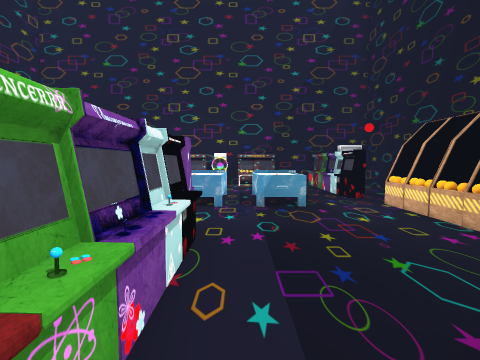
view 1 (above)

24 first-person views from a walk through a level from a Godot 3-D game. The camera is 1.4 m above the floor, tilts 4° down and sees 85° across. The floor is counted in squares, 1 m on a side. Each view is taken from the middle of a square. On the plan, view 1 faces up. The plan holds only what a view shows up to about 13 squares ahead; the rest is blank. The place goes on beyond the plan. Characters and animated objects are not drawn. Some surface patterns are stand-ins.

view 2
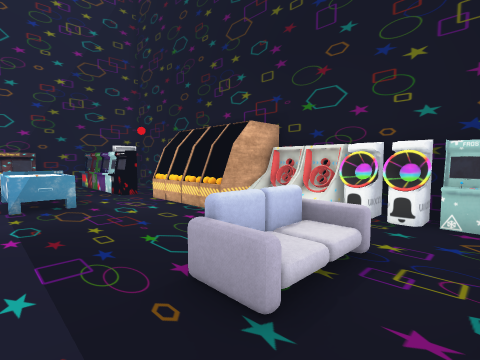

view 3
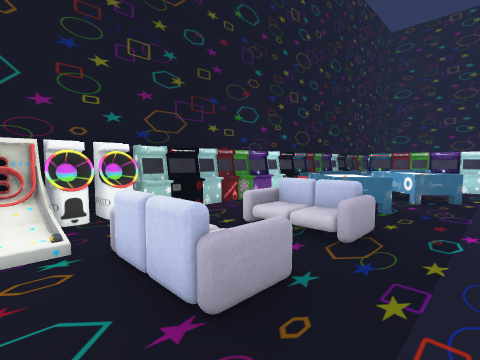

view 4
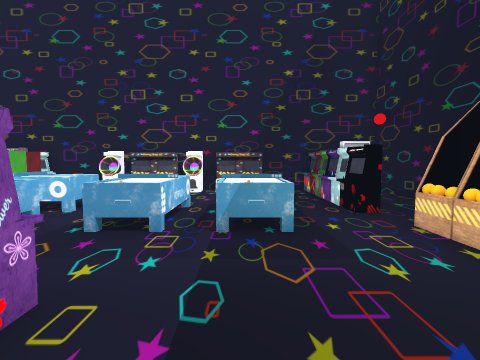

view 5
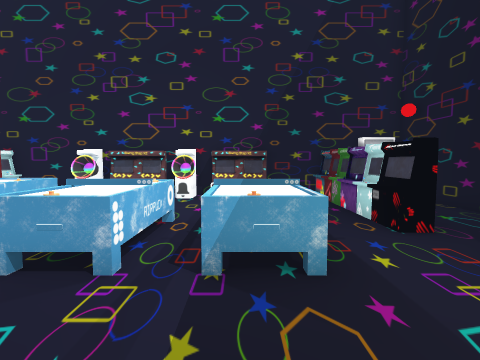

view 6
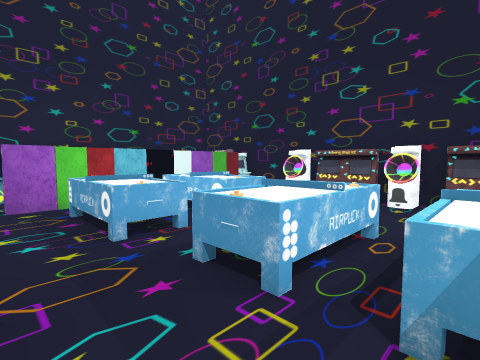

view 7
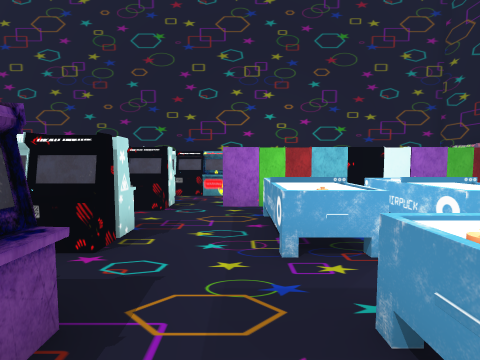

view 8
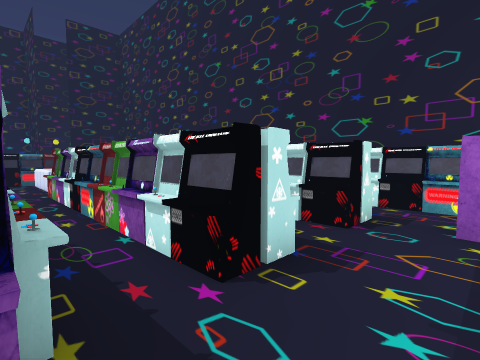

view 9
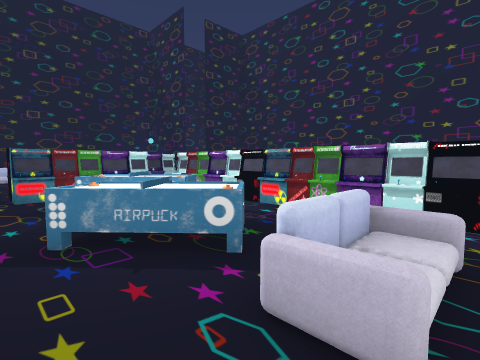

view 10
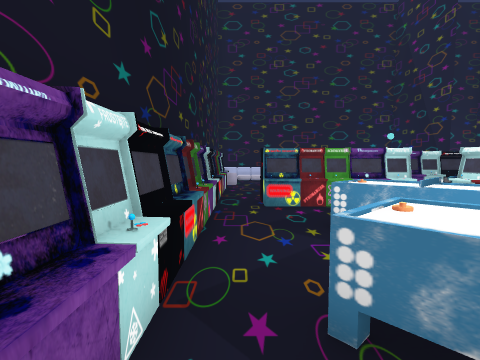

view 11
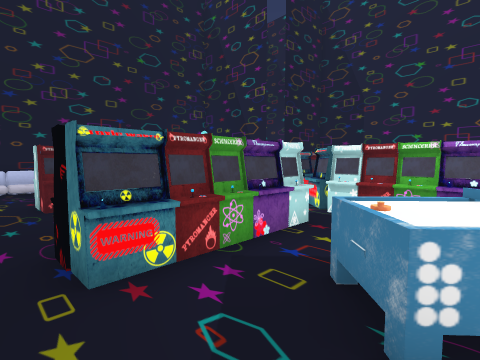

view 12
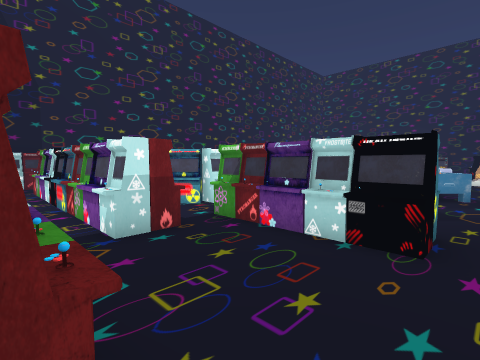

view 13
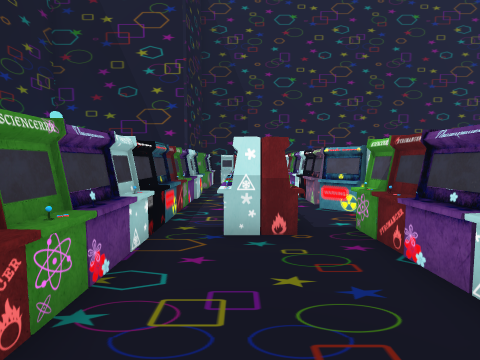

view 14
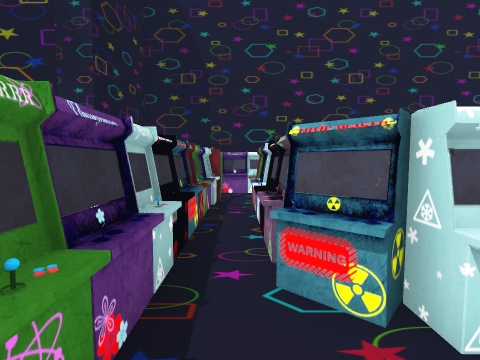

view 15
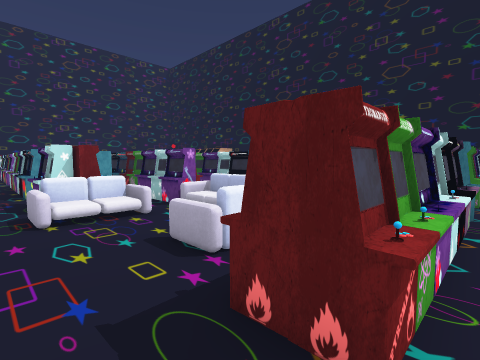

view 16
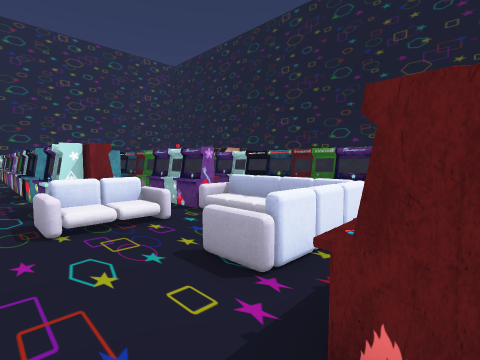

view 17
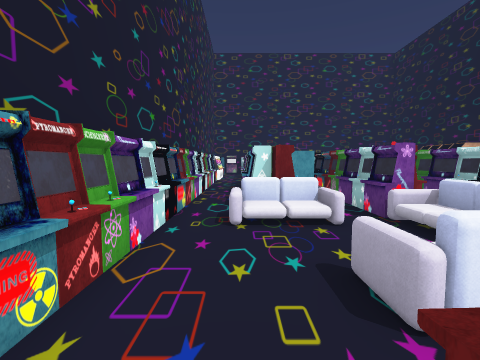

view 18
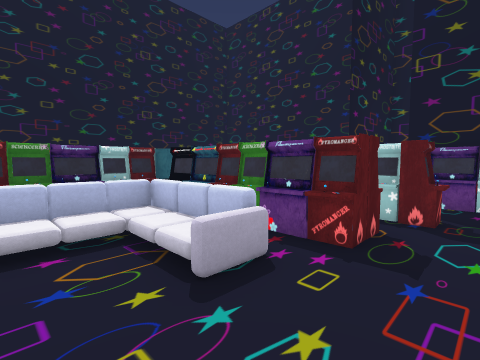

view 19
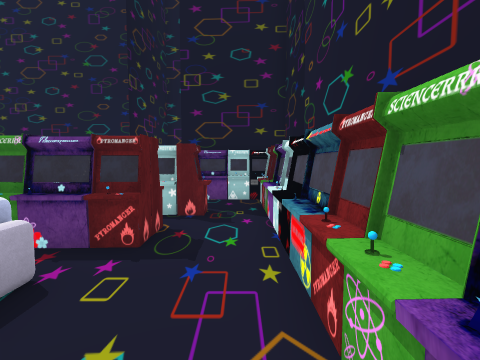

view 20
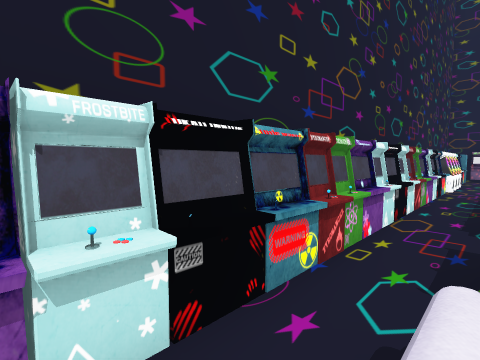

view 21
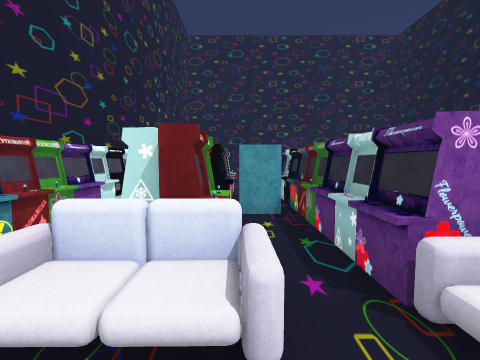

view 22
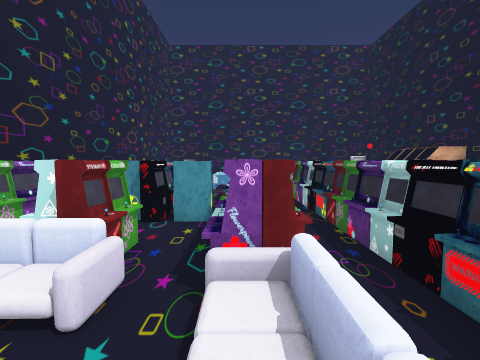

view 23
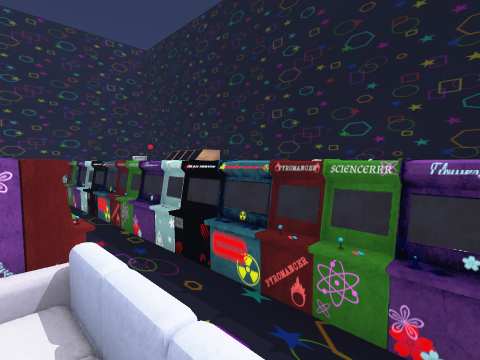

view 24
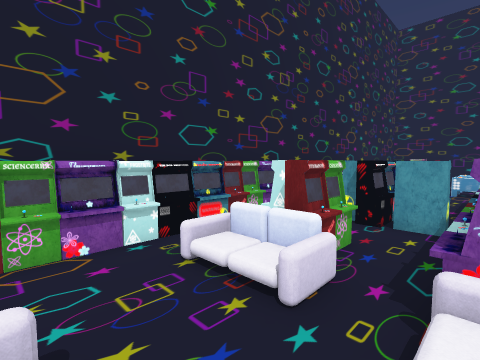

### Floor plan
Key: @ floor where view 1 was taken; # wall or solid block; . main floor; : floor 0.5 m higher than the main floor; / step, stairs or slope; = window, fence, low wall or low ledge; ^ raised ledge; v drop or lower ground; S sofa; O other object.
Columns run from 11 left of view 1 to 8 right of it. Each row starts with its distance up from view 1.
 16   ######    #######
 15    #  ########.##  #
 14    #      ..  .## .#
 13    #      ..  .## .#
 12    # ^^^  ..  .##..#
 11    #^^^^ ^^.^ .##..
 10    # ....^^.^^....
  9    # ^^^.^^.^^...
  8 #. #^^^^.^^.^^..OOOO
  7 #.^#............OOOO
  6 #...............OOOO
  5 #.##..##.##.....OOOO
  4 #.^#.. #.##..... /^
  3 #.^#=. #.##.....//^v
  2 #.##=.##.##..SS./=##
  1 #.^#=.##.##..SOO..##
  0 #.^#=.##.##@...S..#
 -1 #.^#==##.##.......#
 -2 #.######.##..SSS..#
 -3 #.....##.##.......#
 -4 #.^#..##.##...^...#
 -5 #.^#=.##.##..^^^..#
 -6 #. SS.#..##...^^^.#
 -7 #.SOS./S.##..=.^..#
 -8 #.....:S.##.^^^...#
 -9 #.....:S.## .^^^..#
-10 #...//:S ## ..^...#
-11 #...SSSS ## ......#
-12 #..^#######.#####.#
-13 #..########.#####.#
-14 #.................#
-15 #.##########^.....#
-16 #..##########.....#
-17 #.................#
-18 ===^ ###^^^^^^###.

Where each view was taken, in squares from view 1:
view 1: 0 up, 0 right, facing up
view 2: 1 down, 0 right, facing up-right
view 3: 3 up, 0 right, facing down-right
view 4: 3 up, 1 right, facing up
view 5: 5 up, 1 right, facing up
view 6: 6 up, 1 right, facing up-left
view 7: 7 up, 0 right, facing left
view 8: 7 up, 2 left, facing down-left
view 9: 1 down, 6 right, facing down-left
view 10: 4 down, 6 right, facing down
view 11: 9 down, 6 right, facing down-left
view 12: 18 down, 6 right, facing up-left
view 13: 16 down, 6 right, facing left
view 14: 14 down, 1 right, facing left
view 15: 14 down, 10 left, facing up-right
view 16: 13 down, 10 left, facing up-right
view 17: 13 down, 9 left, facing up
view 18: 8 down, 10 left, facing down-right
view 19: 8 down, 10 left, facing down
view 20: 8 down, 9 left, facing up-left
view 21: 9 down, 7 left, facing up
view 22: 10 down, 5 left, facing up
view 23: 10 down, 5 left, facing up-right
view 24: 10 down, 5 left, facing up-left
